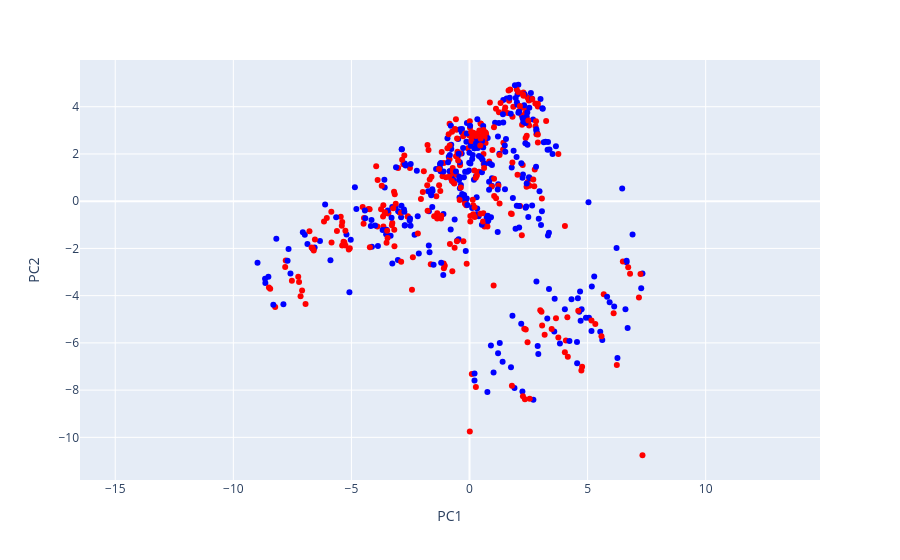

Notebook code for this chart:
### Code cell
# SECTION: Basic PCA visualization
TruthData.from_datasets(
    ['facts_true_false'],
    model=model,
    layer=layer,
    center=True,  # Center the data (subtract mean) before PCA
    noperiod=noperiod,  # Whether periods were stripped during generation
    device=device  # CPU or GPU
).plot(
    dimensions=2,  # 2D plot (use 3 for 3D interactive plot)
    dim_offset=1,  # Skip first N principal components (0 = use PC1 and PC2)
    color='label',
)

### Figure 1 — Plotly figure (JSON) as saved in the notebook; plotly's stock layout.template omitted (floating-point values rounded to 4 significant figures; data arrays with more than 128 entries replaced by an {"elided": "..."} marker saying what was removed)
{"data": [{"hovertemplate": "<b>%{hovertext}</b><br><br>PC1=%{x}<br>PC2=%{y}<br>label=%{marker.color}<extra></extra>", "hovertext": {"elided": "613 str values"}, "legendgroup": "", "marker": {"color": {"elided": "613 int values"}, "coloraxis": "coloraxis", "symbol": "circle"}, "mode": "markers", "name": "", "orientation": "v", "showlegend": false, "type": "scatter", "x": {"elided": "613 float values"}, "xaxis": "x", "y": {"elided": "613 float values"}, "yaxis": "y"}], "layout": {"coloraxis": {"colorbar": {"title": {"text": "label"}}, "colorscale": [[0, "rgb(255,0,0)"], [1, "rgb(0,0,255)"]], "showscale": false}, "legend": {"tracegroupgap": 0}, "margin": {"t": 60}, "xaxis": {"anchor": "y", "domain": [0, 1], "title": {"text": "PC1"}}, "yaxis": {"anchor": "x", "domain": [0, 1], "scaleanchor": "x", "scaleratio": 1, "title": {"text": "PC2"}}}}
